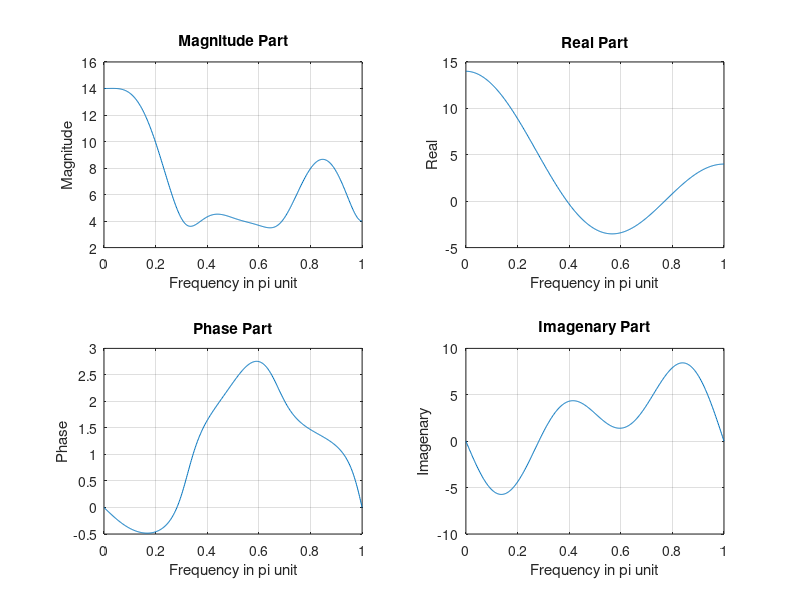

Write MATLAB code to recreate this figure.
x = [-2 0 1 4 3 1 5 0 2];
n = [-4:4];

k = [0:500];
w = (pi/500)*k;

X = x*(exp(-j*pi/500).^(n'*k));
magX = abs(X);
phaX = angle(X);
realX = real(X);
imagX = imag(X);

subplot(2, 2, 1);
plot(w/pi, magX);
grid on;
title('Magnitude Part');
xlabel('Frequency in pi unit');
ylabel('Magnitude');

subplot(2, 2, 3);
plot(w/pi, phaX);
grid on;
title('Phase Part');
xlabel('Frequency in pi unit');
ylabel('Phase');

subplot(2, 2, 2);
plot(w/pi, realX);
grid on;
title('Real Part');
xlabel('Frequency in pi unit');
ylabel('Real');

subplot(2, 2, 4);
plot(w/pi, imagX);
grid on;
title('Imagenary Part');
xlabel('Frequency in pi unit');
ylabel('Imagenary');